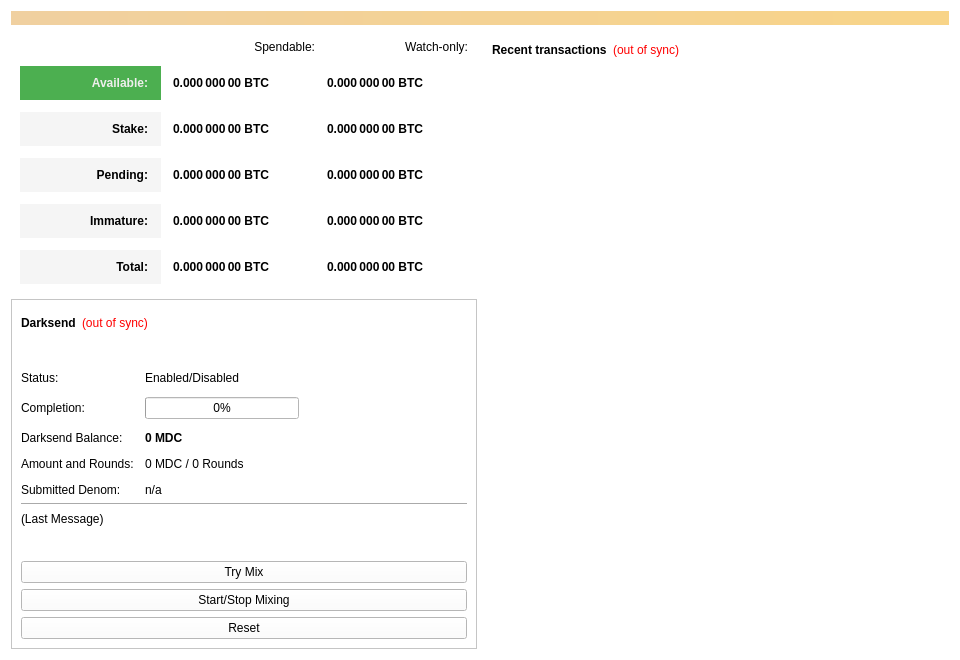
<?xml version="1.0" encoding="UTF-8"?>
<ui version="4.0">
 <class>OverviewPage</class>
 <widget class="QWidget" name="OverviewPage">
  <property name="geometry">
   <rect>
    <x>0</x>
    <y>0</y>
    <width>960</width>
    <height>594</height>
   </rect>
  </property>
  <property name="minimumSize">
   <size>
    <width>960</width>
    <height>0</height>
   </size>
  </property>
  <property name="windowTitle">
   <string>Form</string>
  </property>
  <property name="styleSheet">
   <string notr="true">background-color: rgb(255, 255, 255);</string>
  </property>
  <layout class="QVBoxLayout" name="topLayout">
   <item>
    <widget class="QLabel" name="labelAlerts">
     <property name="visible">
      <bool>false</bool>
     </property>
     <property name="styleSheet">
      <string notr="true">background-color: qlineargradient(x1: 0, y1: 0, x2: 1, y2: 0, stop:0 #F0D0A0, stop:1 #F8D488); color:#000000;</string>
     </property>
     <property name="wordWrap">
      <bool>true</bool>
     </property>
     <property name="margin">
      <number>3</number>
     </property>
    </widget>
   </item>
   <item>
    <layout class="QHBoxLayout" name="horizontalLayout" stretch="1,1">
     <item>
      <layout class="QVBoxLayout" name="verticalLayout_2">
       <item>
        <widget class="QFrame" name="frame">
         <property name="styleSheet">
          <string notr="true">border:0</string>
         </property>
         <property name="frameShape">
          <enum>QFrame::StyledPanel</enum>
         </property>
         <property name="frameShadow">
          <enum>QFrame::Raised</enum>
         </property>
         <layout class="QVBoxLayout" name="verticalLayout_4">
          <item>
           <layout class="QGridLayout" name="gridLayout">
            <property name="spacing">
             <number>12</number>
            </property>
            <item row="5" column="0">
             <widget class="QLabel" name="labelTotalText">
              <property name="styleSheet">
               <string notr="true">background-color: rgb(245, 245, 245);
color: rgb(0, 0, 0);
 font-weight: 900;
padding: 10px;</string>
              </property>
              <property name="text">
               <string>Total:</string>
              </property>
              <property name="alignment">
               <set>Qt::AlignRight|Qt::AlignTrailing|Qt::AlignVCenter</set>
              </property>
             </widget>
            </item>
            <item row="1" column="2">
             <widget class="QLabel" name="labelWatchAvailable">
              <property name="font">
               <font>
                <weight>75</weight>
                <bold>true</bold>
               </font>
              </property>
              <property name="cursor">
               <cursorShape>IBeamCursor</cursorShape>
              </property>
              <property name="toolTip">
               <string>Your current balance in watch-only addresses</string>
              </property>
              <property name="text">
               <string notr="true">0.000 000 00 BTC</string>
              </property>
              <property name="alignment">
               <set>Qt::AlignLeading|Qt::AlignLeft|Qt::AlignVCenter</set>
              </property>
              <property name="textInteractionFlags">
               <set>Qt::LinksAccessibleByMouse|Qt::TextSelectableByKeyboard|Qt::TextSelectableByMouse</set>
              </property>
             </widget>
            </item>
            <item row="3" column="0">
             <widget class="QLabel" name="labelPendingText">
              <property name="styleSheet">
               <string notr="true">background-color: rgb(245, 245, 245);
color: rgb(0, 0, 0);
 font-weight: 900;
padding: 10px;</string>
              </property>
              <property name="text">
               <string>Pending:</string>
              </property>
              <property name="alignment">
               <set>Qt::AlignRight|Qt::AlignTrailing|Qt::AlignVCenter</set>
              </property>
             </widget>
            </item>
            <item row="4" column="2">
             <widget class="QLabel" name="labelWatchImmature">
              <property name="font">
               <font>
                <weight>75</weight>
                <bold>true</bold>
               </font>
              </property>
              <property name="cursor">
               <cursorShape>IBeamCursor</cursorShape>
              </property>
              <property name="toolTip">
               <string>Mined balance in watch-only addresses that has not yet matured</string>
              </property>
              <property name="text">
               <string notr="true">0.000 000 00 BTC</string>
              </property>
              <property name="alignment">
               <set>Qt::AlignLeading|Qt::AlignLeft|Qt::AlignVCenter</set>
              </property>
              <property name="textInteractionFlags">
               <set>Qt::LinksAccessibleByMouse|Qt::TextSelectableByKeyboard|Qt::TextSelectableByMouse</set>
              </property>
             </widget>
            </item>
            <item row="3" column="2">
             <widget class="QLabel" name="labelWatchPending">
              <property name="font">
               <font>
                <weight>75</weight>
                <bold>true</bold>
               </font>
              </property>
              <property name="cursor">
               <cursorShape>IBeamCursor</cursorShape>
              </property>
              <property name="toolTip">
               <string>Unconfirmed transactions to watch-only addresses</string>
              </property>
              <property name="text">
               <string notr="true">0.000 000 00 BTC</string>
              </property>
              <property name="alignment">
               <set>Qt::AlignLeading|Qt::AlignLeft|Qt::AlignVCenter</set>
              </property>
              <property name="textInteractionFlags">
               <set>Qt::LinksAccessibleByMouse|Qt::TextSelectableByKeyboard|Qt::TextSelectableByMouse</set>
              </property>
             </widget>
            </item>
            <item row="3" column="1">
             <widget class="QLabel" name="labelUnconfirmed">
              <property name="font">
               <font>
                <weight>75</weight>
                <bold>true</bold>
               </font>
              </property>
              <property name="cursor">
               <cursorShape>IBeamCursor</cursorShape>
              </property>
              <property name="toolTip">
               <string>Total of transactions that have yet to be confirmed, and do not yet count toward the spendable balance</string>
              </property>
              <property name="text">
               <string notr="true">0.000 000 00 BTC</string>
              </property>
              <property name="alignment">
               <set>Qt::AlignLeading|Qt::AlignLeft|Qt::AlignVCenter</set>
              </property>
              <property name="textInteractionFlags">
               <set>Qt::LinksAccessibleByMouse|Qt::TextSelectableByKeyboard|Qt::TextSelectableByMouse</set>
              </property>
             </widget>
            </item>
            <item row="4" column="0">
             <widget class="QLabel" name="labelImmatureText">
              <property name="styleSheet">
               <string notr="true">background-color: rgb(245, 245, 245);
color: rgb(0, 0, 0);
 font-weight: 900;
padding: 10px;</string>
              </property>
              <property name="text">
               <string>Immature:</string>
              </property>
              <property name="alignment">
               <set>Qt::AlignRight|Qt::AlignTrailing|Qt::AlignVCenter</set>
              </property>
             </widget>
            </item>
            <item row="2" column="2">
             <widget class="QLabel" name="labelWatchStake">
              <property name="font">
               <font>
                <weight>75</weight>
                <bold>true</bold>
               </font>
              </property>
              <property name="cursor">
               <cursorShape>IBeamCursor</cursorShape>
              </property>
              <property name="toolTip">
               <string>Total of coins that was staked in watch-only addresses, and do not yet count toward the current watch-only balance</string>
              </property>
              <property name="text">
               <string notr="true">0.000 000 00 BTC</string>
              </property>
              <property name="alignment">
               <set>Qt::AlignLeading|Qt::AlignLeft|Qt::AlignVCenter</set>
              </property>
              <property name="textInteractionFlags">
               <set>Qt::LinksAccessibleByMouse|Qt::TextSelectableByKeyboard|Qt::TextSelectableByMouse</set>
              </property>
             </widget>
            </item>
            <item row="2" column="1">
             <widget class="QLabel" name="labelStake">
              <property name="font">
               <font>
                <weight>75</weight>
                <bold>true</bold>
               </font>
              </property>
              <property name="cursor">
               <cursorShape>IBeamCursor</cursorShape>
              </property>
              <property name="toolTip">
               <string>Total of coins that was staked, and do not yet count toward the current balance</string>
              </property>
              <property name="text">
               <string notr="true">0.000 000 00 BTC</string>
              </property>
              <property name="alignment">
               <set>Qt::AlignLeading|Qt::AlignLeft|Qt::AlignVCenter</set>
              </property>
              <property name="textInteractionFlags">
               <set>Qt::LinksAccessibleByMouse|Qt::TextSelectableByKeyboard|Qt::TextSelectableByMouse</set>
              </property>
             </widget>
            </item>
            <item row="5" column="1">
             <widget class="QLabel" name="labelTotal">
              <property name="font">
               <font>
                <weight>75</weight>
                <bold>true</bold>
               </font>
              </property>
              <property name="cursor">
               <cursorShape>IBeamCursor</cursorShape>
              </property>
              <property name="toolTip">
               <string>Your current total balance</string>
              </property>
              <property name="text">
               <string notr="true">0.000 000 00 BTC</string>
              </property>
              <property name="alignment">
               <set>Qt::AlignLeading|Qt::AlignLeft|Qt::AlignVCenter</set>
              </property>
              <property name="textInteractionFlags">
               <set>Qt::LinksAccessibleByMouse|Qt::TextSelectableByKeyboard|Qt::TextSelectableByMouse</set>
              </property>
             </widget>
            </item>
            <item row="4" column="1">
             <widget class="QLabel" name="labelImmature">
              <property name="font">
               <font>
                <weight>75</weight>
                <bold>true</bold>
               </font>
              </property>
              <property name="cursor">
               <cursorShape>IBeamCursor</cursorShape>
              </property>
              <property name="toolTip">
               <string>Mined balance that has not yet matured</string>
              </property>
              <property name="text">
               <string notr="true">0.000 000 00 BTC</string>
              </property>
              <property name="alignment">
               <set>Qt::AlignLeading|Qt::AlignLeft|Qt::AlignVCenter</set>
              </property>
              <property name="textInteractionFlags">
               <set>Qt::LinksAccessibleByMouse|Qt::TextSelectableByKeyboard|Qt::TextSelectableByMouse</set>
              </property>
             </widget>
            </item>
            <item row="0" column="1">
             <widget class="QLabel" name="labelSpendable">
              <property name="text">
               <string>Spendable:</string>
              </property>
              <property name="alignment">
               <set>Qt::AlignRight|Qt::AlignTrailing|Qt::AlignVCenter</set>
              </property>
             </widget>
            </item>
            <item row="1" column="1">
             <widget class="QLabel" name="labelBalance">
              <property name="font">
               <font>
                <weight>75</weight>
                <bold>true</bold>
               </font>
              </property>
              <property name="cursor">
               <cursorShape>IBeamCursor</cursorShape>
              </property>
              <property name="toolTip">
               <string>Your current spendable balance</string>
              </property>
              <property name="text">
               <string notr="true">0.000 000 00 BTC</string>
              </property>
              <property name="alignment">
               <set>Qt::AlignLeading|Qt::AlignLeft|Qt::AlignVCenter</set>
              </property>
              <property name="textInteractionFlags">
               <set>Qt::LinksAccessibleByMouse|Qt::TextSelectableByKeyboard|Qt::TextSelectableByMouse</set>
              </property>
             </widget>
            </item>
            <item row="2" column="0">
             <widget class="QLabel" name="label_10">
              <property name="styleSheet">
               <string notr="true">background-color: rgb(245, 245, 245);
color: rgb(0, 0, 0);
 font-weight: 900;
padding: 10px;</string>
              </property>
              <property name="text">
               <string>Stake:</string>
              </property>
              <property name="alignment">
               <set>Qt::AlignRight|Qt::AlignTrailing|Qt::AlignVCenter</set>
              </property>
             </widget>
            </item>
            <item row="5" column="2">
             <widget class="QLabel" name="labelWatchTotal">
              <property name="font">
               <font>
                <weight>75</weight>
                <bold>true</bold>
               </font>
              </property>
              <property name="cursor">
               <cursorShape>IBeamCursor</cursorShape>
              </property>
              <property name="toolTip">
               <string>Current total balance in watch-only addresses</string>
              </property>
              <property name="text">
               <string notr="true">0.000 000 00 BTC</string>
              </property>
              <property name="alignment">
               <set>Qt::AlignLeading|Qt::AlignLeft|Qt::AlignVCenter</set>
              </property>
              <property name="textInteractionFlags">
               <set>Qt::LinksAccessibleByMouse|Qt::TextSelectableByKeyboard|Qt::TextSelectableByMouse</set>
              </property>
             </widget>
            </item>
            <item row="0" column="2">
             <widget class="QLabel" name="labelWatchonly">
              <property name="text">
               <string>Watch-only:</string>
              </property>
              <property name="alignment">
               <set>Qt::AlignRight|Qt::AlignTrailing|Qt::AlignVCenter</set>
              </property>
             </widget>
            </item>
            <item row="1" column="0">
             <widget class="QLabel" name="labelBalanceText">
              <property name="layoutDirection">
               <enum>Qt::LeftToRight</enum>
              </property>
              <property name="autoFillBackground">
               <bool>false</bool>
              </property>
              <property name="styleSheet">
               <string notr="true">background-color: rgb(76, 175, 80);
color: rgb(238, 238, 236);
 font-weight: 900;
padding: 10px;
</string>
              </property>
              <property name="text">
               <string>Available:</string>
              </property>
              <property name="alignment">
               <set>Qt::AlignRight|Qt::AlignTrailing|Qt::AlignVCenter</set>
              </property>
              <property name="margin">
               <number>0</number>
              </property>
              <property name="indent">
               <number>-1</number>
              </property>
             </widget>
            </item>
           </layout>
          </item>
         </layout>
        </widget>
       </item>
       <item>
        <widget class="QFrame" name="frameDarksend">
         <property name="sizePolicy">
          <sizepolicy hsizetype="Expanding" vsizetype="Expanding">
           <horstretch>0</horstretch>
           <verstretch>0</verstretch>
          </sizepolicy>
         </property>
         <property name="minimumSize">
          <size>
           <width>0</width>
           <height>350</height>
          </size>
         </property>
         <property name="visible">
          <bool>false</bool>
         </property>
         <property name="layoutDirection">
          <enum>Qt::LeftToRight</enum>
         </property>
         <property name="frameShape">
          <enum>QFrame::StyledPanel</enum>
         </property>
         <property name="frameShadow">
          <enum>QFrame::Raised</enum>
         </property>
         <layout class="QVBoxLayout" name="verticalLayout_5">
          <item>
           <layout class="QHBoxLayout" name="horizontalLayout_5">
            <item>
             <widget class="QLabel" name="label_2">
              <property name="font">
               <font>
                <weight>75</weight>
                <bold>true</bold>
               </font>
              </property>
              <property name="text">
               <string>Darksend</string>
              </property>
             </widget>
            </item>
            <item>
             <widget class="QLabel" name="labelDarksendSyncStatus">
              <property name="toolTip">
               <string>The displayed information may be out of date. Your wallet automatically synchronizes with the EthCash network after a connection is established, but this process has not completed yet.</string>
              </property>
              <property name="styleSheet">
               <string notr="true">QLabel { color: red; }</string>
              </property>
              <property name="text">
               <string notr="true">(out of sync)</string>
              </property>
              <property name="alignment">
               <set>Qt::AlignLeading|Qt::AlignLeft|Qt::AlignVCenter</set>
              </property>
             </widget>
            </item>
            <item>
             <spacer name="horizontalSpacer_4">
              <property name="orientation">
               <enum>Qt::Horizontal</enum>
              </property>
              <property name="sizeHint" stdset="0">
               <size>
                <width>40</width>
                <height>20</height>
               </size>
              </property>
             </spacer>
            </item>
           </layout>
          </item>
          <item>
           <widget class="QPushButton" name="runAutoDenom">
            <property name="palette">
             <palette>
              <active>
               <colorrole role="WindowText">
                <brush brushstyle="SolidPattern">
                 <color alpha="255">
                  <red>0</red>
                  <green>0</green>
                  <blue>0</blue>
                 </color>
                </brush>
               </colorrole>
               <colorrole role="Button">
                <brush brushstyle="SolidPattern">
                 <color alpha="255">
                  <red>255</red>
                  <green>255</green>
                  <blue>255</blue>
                 </color>
                </brush>
               </colorrole>
               <colorrole role="Light">
                <brush brushstyle="SolidPattern">
                 <color alpha="255">
                  <red>255</red>
                  <green>255</green>
                  <blue>255</blue>
                 </color>
                </brush>
               </colorrole>
               <colorrole role="Midlight">
                <brush brushstyle="SolidPattern">
                 <color alpha="255">
                  <red>247</red>
                  <green>246</green>
                  <blue>246</blue>
                 </color>
                </brush>
               </colorrole>
               <colorrole role="Dark">
                <brush brushstyle="SolidPattern">
                 <color alpha="255">
                  <red>119</red>
                  <green>119</green>
                  <blue>119</blue>
                 </color>
                </brush>
               </colorrole>
               <colorrole role="Mid">
                <brush brushstyle="SolidPattern">
                 <color alpha="255">
                  <red>159</red>
                  <green>159</green>
                  <blue>159</blue>
                 </color>
                </brush>
               </colorrole>
               <colorrole role="Text">
                <brush brushstyle="SolidPattern">
                 <color alpha="255">
                  <red>0</red>
                  <green>0</green>
                  <blue>0</blue>
                 </color>
                </brush>
               </colorrole>
               <colorrole role="BrightText">
                <brush brushstyle="SolidPattern">
                 <color alpha="255">
                  <red>255</red>
                  <green>255</green>
                  <blue>255</blue>
                 </color>
                </brush>
               </colorrole>
               <colorrole role="ButtonText">
                <brush brushstyle="SolidPattern">
                 <color alpha="255">
                  <red>0</red>
                  <green>0</green>
                  <blue>0</blue>
                 </color>
                </brush>
               </colorrole>
               <colorrole role="Base">
                <brush brushstyle="SolidPattern">
                 <color alpha="255">
                  <red>255</red>
                  <green>255</green>
                  <blue>255</blue>
                 </color>
                </brush>
               </colorrole>
               <colorrole role="Window">
                <brush brushstyle="SolidPattern">
                 <color alpha="255">
                  <red>255</red>
                  <green>255</green>
                  <blue>255</blue>
                 </color>
                </brush>
               </colorrole>
               <colorrole role="Shadow">
                <brush brushstyle="SolidPattern">
                 <color alpha="255">
                  <red>0</red>
                  <green>0</green>
                  <blue>0</blue>
                 </color>
                </brush>
               </colorrole>
               <colorrole role="AlternateBase">
                <brush brushstyle="SolidPattern">
                 <color alpha="255">
                  <red>247</red>
                  <green>246</green>
                  <blue>246</blue>
                 </color>
                </brush>
               </colorrole>
               <colorrole role="ToolTipBase">
                <brush brushstyle="SolidPattern">
                 <color alpha="255">
                  <red>255</red>
                  <green>255</green>
                  <blue>220</blue>
                 </color>
                </brush>
               </colorrole>
               <colorrole role="ToolTipText">
                <brush brushstyle="SolidPattern">
                 <color alpha="255">
                  <red>0</red>
                  <green>0</green>
                  <blue>0</blue>
                 </color>
                </brush>
               </colorrole>
              </active>
              <inactive>
               <colorrole role="WindowText">
                <brush brushstyle="SolidPattern">
                 <color alpha="255">
                  <red>0</red>
                  <green>0</green>
                  <blue>0</blue>
                 </color>
                </brush>
               </colorrole>
               <colorrole role="Button">
                <brush brushstyle="SolidPattern">
                 <color alpha="255">
                  <red>255</red>
                  <green>255</green>
                  <blue>255</blue>
                 </color>
                </brush>
               </colorrole>
               <colorrole role="Light">
                <brush brushstyle="SolidPattern">
                 <color alpha="255">
                  <red>255</red>
                  <green>255</green>
                  <blue>255</blue>
                 </color>
                </brush>
               </colorrole>
               <colorrole role="Midlight">
                <brush brushstyle="SolidPattern">
                 <color alpha="255">
                  <red>247</red>
                  <green>246</green>
                  <blue>246</blue>
                 </color>
                </brush>
               </colorrole>
               <colorrole role="Dark">
                <brush brushstyle="SolidPattern">
                 <color alpha="255">
                  <red>119</red>
                  <green>119</green>
                  <blue>119</blue>
                 </color>
                </brush>
               </colorrole>
               <colorrole role="Mid">
                <brush brushstyle="SolidPattern">
                 <color alpha="255">
                  <red>159</red>
                  <green>159</green>
                  <blue>159</blue>
                 </color>
                </brush>
               </colorrole>
               <colorrole role="Text">
                <brush brushstyle="SolidPattern">
                 <color alpha="255">
                  <red>0</red>
                  <green>0</green>
                  <blue>0</blue>
                 </color>
                </brush>
               </colorrole>
               <colorrole role="BrightText">
                <brush brushstyle="SolidPattern">
                 <color alpha="255">
                  <red>255</red>
                  <green>255</green>
                  <blue>255</blue>
                 </color>
                </brush>
               </colorrole>
               <colorrole role="ButtonText">
                <brush brushstyle="SolidPattern">
                 <color alpha="255">
                  <red>0</red>
                  <green>0</green>
                  <blue>0</blue>
                 </color>
                </brush>
               </colorrole>
               <colorrole role="Base">
                <brush brushstyle="SolidPattern">
                 <color alpha="255">
                  <red>255</red>
                  <green>255</green>
                  <blue>255</blue>
                 </color>
                </brush>
               </colorrole>
               <colorrole role="Window">
                <brush brushstyle="SolidPattern">
                 <color alpha="255">
                  <red>255</red>
                  <green>255</green>
                  <blue>255</blue>
                 </color>
                </brush>
               </colorrole>
               <colorrole role="Shadow">
                <brush brushstyle="SolidPattern">
                 <color alpha="255">
                  <red>0</red>
                  <green>0</green>
                  <blue>0</blue>
                 </color>
                </brush>
               </colorrole>
               <colorrole role="AlternateBase">
                <brush brushstyle="SolidPattern">
                 <color alpha="255">
                  <red>247</red>
                  <green>246</green>
                  <blue>246</blue>
                 </color>
                </brush>
               </colorrole>
               <colorrole role="ToolTipBase">
                <brush brushstyle="SolidPattern">
                 <color alpha="255">
                  <red>255</red>
                  <green>255</green>
                  <blue>220</blue>
                 </color>
                </brush>
               </colorrole>
               <colorrole role="ToolTipText">
                <brush brushstyle="SolidPattern">
                 <color alpha="255">
                  <red>0</red>
                  <green>0</green>
                  <blue>0</blue>
                 </color>
                </brush>
               </colorrole>
              </inactive>
              <disabled>
               <colorrole role="WindowText">
                <brush brushstyle="SolidPattern">
                 <color alpha="255">
                  <red>119</red>
                  <green>119</green>
                  <blue>119</blue>
                 </color>
                </brush>
               </colorrole>
               <colorrole role="Button">
                <brush brushstyle="SolidPattern">
                 <color alpha="255">
                  <red>255</red>
                  <green>255</green>
                  <blue>255</blue>
                 </color>
                </brush>
               </colorrole>
               <colorrole role="Light">
                <brush brushstyle="SolidPattern">
                 <color alpha="255">
                  <red>255</red>
                  <green>255</green>
                  <blue>255</blue>
                 </color>
                </brush>
               </colorrole>
               <colorrole role="Midlight">
                <brush brushstyle="SolidPattern">
                 <color alpha="255">
                  <red>247</red>
                  <green>246</green>
                  <blue>246</blue>
                 </color>
                </brush>
               </colorrole>
               <colorrole role="Dark">
                <brush brushstyle="SolidPattern">
                 <color alpha="255">
                  <red>119</red>
                  <green>119</green>
                  <blue>119</blue>
                 </color>
                </brush>
               </colorrole>
               <colorrole role="Mid">
                <brush brushstyle="SolidPattern">
                 <color alpha="255">
                  <red>159</red>
                  <green>159</green>
                  <blue>159</blue>
                 </color>
                </brush>
               </colorrole>
               <colorrole role="Text">
                <brush brushstyle="SolidPattern">
                 <color alpha="255">
                  <red>119</red>
                  <green>119</green>
                  <blue>119</blue>
                 </color>
                </brush>
               </colorrole>
               <colorrole role="BrightText">
                <brush brushstyle="SolidPattern">
                 <color alpha="255">
                  <red>255</red>
                  <green>255</green>
                  <blue>255</blue>
                 </color>
                </brush>
               </colorrole>
               <colorrole role="ButtonText">
                <brush brushstyle="SolidPattern">
                 <color alpha="255">
                  <red>119</red>
                  <green>119</green>
                  <blue>119</blue>
                 </color>
                </brush>
               </colorrole>
               <colorrole role="Base">
                <brush brushstyle="SolidPattern">
                 <color alpha="255">
                  <red>255</red>
                  <green>255</green>
                  <blue>255</blue>
                 </color>
                </brush>
               </colorrole>
               <colorrole role="Window">
                <brush brushstyle="SolidPattern">
                 <color alpha="255">
                  <red>255</red>
                  <green>255</green>
                  <blue>255</blue>
                 </color>
                </brush>
               </colorrole>
               <colorrole role="Shadow">
                <brush brushstyle="SolidPattern">
                 <color alpha="255">
                  <red>0</red>
                  <green>0</green>
                  <blue>0</blue>
                 </color>
                </brush>
               </colorrole>
               <colorrole role="AlternateBase">
                <brush brushstyle="SolidPattern">
                 <color alpha="255">
                  <red>239</red>
                  <green>238</green>
                  <blue>238</blue>
                 </color>
                </brush>
               </colorrole>
               <colorrole role="ToolTipBase">
                <brush brushstyle="SolidPattern">
                 <color alpha="255">
                  <red>255</red>
                  <green>255</green>
                  <blue>220</blue>
                 </color>
                </brush>
               </colorrole>
               <colorrole role="ToolTipText">
                <brush brushstyle="SolidPattern">
                 <color alpha="255">
                  <red>0</red>
                  <green>0</green>
                  <blue>0</blue>
                 </color>
                </brush>
               </colorrole>
              </disabled>
             </palette>
            </property>
            <property name="focusPolicy">
             <enum>Qt::NoFocus</enum>
            </property>
            <property name="autoFillBackground">
             <bool>false</bool>
            </property>
            <property name="text">
             <string/>
            </property>
            <property name="flat">
             <bool>true</bool>
            </property>
           </widget>
          </item>
          <item>
           <layout class="QFormLayout" name="formLayout">
            <property name="fieldGrowthPolicy">
             <enum>QFormLayout::AllNonFixedFieldsGrow</enum>
            </property>
            <property name="horizontalSpacing">
             <number>11</number>
            </property>
            <property name="verticalSpacing">
             <number>12</number>
            </property>
            <item row="0" column="0">
             <widget class="QLabel" name="label_6">
              <property name="text">
               <string>Status:</string>
              </property>
             </widget>
            </item>
            <item row="1" column="0">
             <widget class="QLabel" name="label_7">
              <property name="text">
               <string>Completion:</string>
              </property>
             </widget>
            </item>
            <item row="1" column="1">
             <widget class="QProgressBar" name="darksendProgress">
              <property name="maximumSize">
               <size>
                <width>154</width>
                <height>16777215</height>
               </size>
              </property>
              <property name="value">
               <number>0</number>
              </property>
             </widget>
            </item>
            <item row="3" column="0">
             <widget class="QLabel" name="labelAnonymizedText">
              <property name="text">
               <string>Darksend Balance:</string>
              </property>
             </widget>
            </item>
            <item row="3" column="1">
             <widget class="QLabel" name="labelAnonymized">
              <property name="font">
               <font>
                <weight>75</weight>
                <bold>true</bold>
               </font>
              </property>
              <property name="text">
               <string notr="true">0 MDC</string>
              </property>
             </widget>
            </item>
            <item row="4" column="0">
             <widget class="QLabel" name="label_8">
              <property name="text">
               <string>Amount and Rounds:</string>
              </property>
             </widget>
            </item>
            <item row="4" column="1">
             <widget class="QLabel" name="labelAmountRounds">
              <property name="text">
               <string>0 MDC / 0 Rounds</string>
              </property>
             </widget>
            </item>
            <item row="5" column="0">
             <widget class="QLabel" name="label_9">
              <property name="text">
               <string>Submitted Denom:</string>
              </property>
             </widget>
            </item>
            <item row="5" column="1">
             <widget class="QLabel" name="labelSubmittedDenom">
              <property name="toolTip">
               <string>The denominations you submitted to the Masternode.&lt;br&gt;To mix, other users must submit the exact same denominations.</string>
              </property>
              <property name="text">
               <string>n/a</string>
              </property>
             </widget>
            </item>
            <item row="0" column="1">
             <widget class="QLabel" name="darksendEnabled">
              <property name="text">
               <string>Enabled/Disabled</string>
              </property>
             </widget>
            </item>
           </layout>
          </item>
          <item>
           <widget class="Line" name="lineLastMessage">
            <property name="orientation">
             <enum>Qt::Horizontal</enum>
            </property>
           </widget>
          </item>
          <item>
           <widget class="QLabel" name="darksendStatus">
            <property name="minimumSize">
             <size>
              <width>288</width>
              <height>43</height>
             </size>
            </property>
            <property name="text">
             <string>(Last Message)</string>
            </property>
            <property name="alignment">
             <set>Qt::AlignLeading|Qt::AlignLeft|Qt::AlignTop</set>
            </property>
            <property name="wordWrap">
             <bool>true</bool>
            </property>
           </widget>
          </item>
          <item>
           <widget class="QPushButton" name="darksendAuto">
            <property name="sizePolicy">
             <sizepolicy hsizetype="MinimumExpanding" vsizetype="Fixed">
              <horstretch>0</horstretch>
              <verstretch>0</verstretch>
             </sizepolicy>
            </property>
            <property name="toolTip">
             <string>Try to manually submit a Darksend request.</string>
            </property>
            <property name="text">
             <string>Try Mix</string>
            </property>
           </widget>
          </item>
          <item>
           <widget class="QPushButton" name="toggleDarksend">
            <property name="sizePolicy">
             <sizepolicy hsizetype="MinimumExpanding" vsizetype="Fixed">
              <horstretch>0</horstretch>
              <verstretch>0</verstretch>
             </sizepolicy>
            </property>
            <property name="text">
             <string>Start/Stop Mixing</string>
            </property>
           </widget>
          </item>
          <item>
           <widget class="QPushButton" name="darksendReset">
            <property name="sizePolicy">
             <sizepolicy hsizetype="MinimumExpanding" vsizetype="Fixed">
              <horstretch>0</horstretch>
              <verstretch>0</verstretch>
             </sizepolicy>
            </property>
            <property name="toolTip">
             <string>Reset the current status of Darksend (can interrupt Darksend if it's in the process of Mixing, which can cost you money!)</string>
            </property>
            <property name="autoFillBackground">
             <bool>false</bool>
            </property>
            <property name="text">
             <string>Reset</string>
            </property>
           </widget>
          </item>
         </layout>
        </widget>
       </item>
       <item>
        <spacer name="verticalSpacer">
         <property name="orientation">
          <enum>Qt::Vertical</enum>
         </property>
         <property name="sizeHint" stdset="0">
          <size>
           <width>20</width>
           <height>40</height>
          </size>
         </property>
        </spacer>
       </item>
      </layout>
     </item>
     <item>
      <layout class="QVBoxLayout" name="verticalLayout_3">
       <item>
        <widget class="QFrame" name="frame_2">
         <property name="styleSheet">
          <string notr="true">border:0</string>
         </property>
         <property name="frameShape">
          <enum>QFrame::StyledPanel</enum>
         </property>
         <property name="frameShadow">
          <enum>QFrame::Raised</enum>
         </property>
         <layout class="QVBoxLayout" name="verticalLayout">
          <item>
           <layout class="QHBoxLayout" name="horizontalLayout_2">
            <item>
             <widget class="QLabel" name="label_4">
              <property name="font">
               <font>
                <weight>99</weight>
                <bold>true</bold>
               </font>
              </property>
              <property name="styleSheet">
               <string notr="true">color: rgb(0, 0, 0);
 font-weight: 900;</string>
              </property>
              <property name="text">
               <string>Recent transactions</string>
              </property>
             </widget>
            </item>
            <item>
             <widget class="QLabel" name="labelTransactionsStatus">
              <property name="cursor">
               <cursorShape>WhatsThisCursor</cursorShape>
              </property>
              <property name="toolTip">
               <string>The displayed information may be out of date. Your wallet automatically synchronizes with the EthCash network after a connection is established, but this process has not completed yet.</string>
              </property>
              <property name="styleSheet">
               <string notr="true">QLabel { color: red; }</string>
              </property>
              <property name="text">
               <string notr="true">(out of sync)</string>
              </property>
              <property name="alignment">
               <set>Qt::AlignRight|Qt::AlignTrailing|Qt::AlignVCenter</set>
              </property>
             </widget>
            </item>
            <item>
             <spacer name="horizontalSpacer">
              <property name="orientation">
               <enum>Qt::Horizontal</enum>
              </property>
              <property name="sizeHint" stdset="0">
               <size>
                <width>40</width>
                <height>20</height>
               </size>
              </property>
             </spacer>
            </item>
           </layout>
          </item>
          <item>
           <widget class="QListView" name="listTransactions">
            <property name="styleSheet">
             <string notr="true">QListView { background: transparent; }</string>
            </property>
            <property name="frameShape">
             <enum>QFrame::NoFrame</enum>
            </property>
            <property name="verticalScrollBarPolicy">
             <enum>Qt::ScrollBarAlwaysOff</enum>
            </property>
            <property name="horizontalScrollBarPolicy">
             <enum>Qt::ScrollBarAlwaysOff</enum>
            </property>
            <property name="selectionMode">
             <enum>QAbstractItemView::NoSelection</enum>
            </property>
           </widget>
          </item>
         </layout>
        </widget>
       </item>
      </layout>
     </item>
    </layout>
   </item>
  </layout>
 </widget>
 <resources/>
 <connections/>
</ui>
